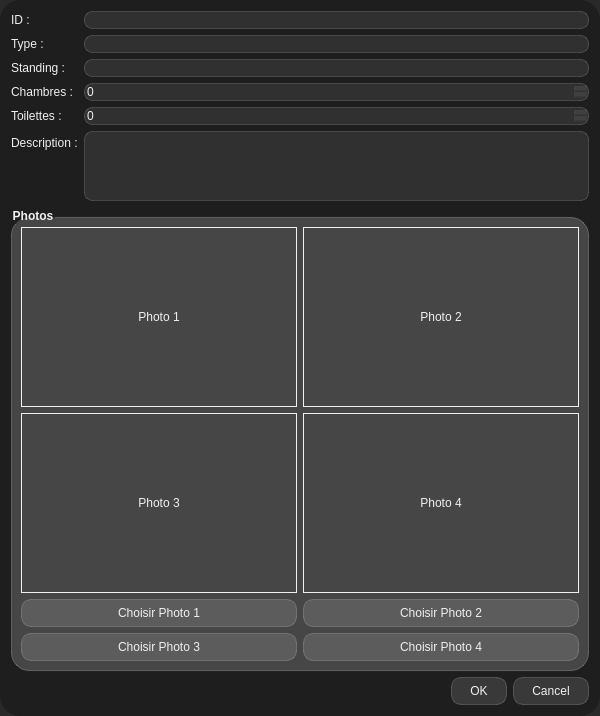
<?xml version="1.0" encoding="UTF-8"?>
<ui version="4.0">
 <class>DialogMaison</class>
 <widget class="QDialog" name="DialogMaison">
  <property name="geometry">
   <rect>
    <x>0</x>
    <y>0</y>
    <width>600</width>
    <height>700</height>
   </rect>
  </property>
  <property name="windowTitle">
   <string>Maison</string>
  </property>
  <property name="styleSheet">
   <string notr="true">
    QDialog {
      background-color: rgba(30, 30, 30, 0.95);
      color: #f0f0f0;
      border-radius: 20px;
      font-family: 'Segoe UI', 'Arial', sans-serif;
      font-size: 14px;
    }
    QLabel, QGroupBox {
      color: #f0f0f0;
    }
    QLineEdit, QSpinBox, QTextEdit {
      background-color: rgba(255,255,255,0.08);
      border-radius: 8px;
      color: #f0f0f0;
      border: 1px solid rgba(255,255,255,0.15);
    }
    QPushButton {
      background-color: rgba(255,255,255,0.12);
      border-radius: 10px;
      color: #f0f0f0;
      border: 1px solid rgba(255,255,255,0.18);
      padding: 6px 18px;
    }
    QPushButton:hover {
      background-color: rgba(255,255,255,0.22);
    }
    QGroupBox {
      background-color: rgba(255,255,255,0.10);
      border-radius: 15px;
      border: 1px solid rgba(255,255,255,0.18);
      margin-top: 10px;
      font-weight: bold;
    }
   </string>
  </property>
  <layout class="QVBoxLayout" name="verticalLayout">
   <item>
    <layout class="QFormLayout" name="formLayout">
     <item row="0" column="0">
      <widget class="QLabel" name="label">
       <property name="text">
        <string>ID :</string>
       </property>
      </widget>
     </item>
     <item row="0" column="1">
      <widget class="QLineEdit" name="lineEditId"/>
     </item>
     <item row="1" column="0">
      <widget class="QLabel" name="label_2">
       <property name="text">
        <string>Type :</string>
       </property>
      </widget>
     </item>
     <item row="1" column="1">
      <widget class="QLineEdit" name="lineEditType"/>
     </item>
     <item row="2" column="0">
      <widget class="QLabel" name="label_3">
       <property name="text">
        <string>Standing :</string>
       </property>
      </widget>
     </item>
     <item row="2" column="1">
      <widget class="QLineEdit" name="lineEditStanding"/>
     </item>
     <item row="3" column="0">
      <widget class="QLabel" name="label_4">
       <property name="text">
        <string>Chambres :</string>
       </property>
      </widget>
     </item>
     <item row="3" column="1">
      <widget class="QSpinBox" name="spinBoxChambres"/>
     </item>
     <item row="4" column="0">
      <widget class="QLabel" name="label_5">
       <property name="text">
        <string>Toilettes :</string>
       </property>
      </widget>
     </item>
     <item row="4" column="1">
      <widget class="QSpinBox" name="spinBoxToilettes"/>
     </item>
     <item row="5" column="0">
      <widget class="QLabel" name="label_6">
       <property name="text">
        <string>Description :</string>
       </property>
      </widget>
     </item>
     <item row="5" column="1">
      <widget class="QTextEdit" name="textEditDescription"/>
     </item>
    </layout>
   </item>
   <item>
    <widget class="QGroupBox" name="groupBox">
     <property name="title">
      <string>Photos</string>
     </property>
     <property name="styleSheet">
      <string notr="true">
        QGroupBox {
          background-color: rgba(255,255,255,0.18);
          border-radius: 18px;
          border: 1px solid rgba(255,255,255,0.22);
        }
      </string>
     </property>
     <layout class="QGridLayout" name="gridLayout">
      <item row="0" column="0">
       <widget class="QLabel" name="labelPhoto1">
        <property name="minimumSize">
         <size>
          <width>180</width>
          <height>180</height>
         </size>
        </property>
        <property name="alignment">
         <set>Qt::AlignCenter</set>
        </property>
        <property name="frameShape">
         <enum>QFrame::Box</enum>
        </property>
        <property name="text">
         <string>Photo 1</string>
        </property>
       </widget>
      </item>
      <item row="0" column="1">
       <widget class="QLabel" name="labelPhoto2">
        <property name="minimumSize">
         <size>
          <width>180</width>
          <height>180</height>
         </size>
        </property>
        <property name="alignment">
         <set>Qt::AlignCenter</set>
        </property>
        <property name="frameShape">
         <enum>QFrame::Box</enum>
        </property>
        <property name="text">
         <string>Photo 2</string>
        </property>
       </widget>
      </item>
      <item row="1" column="0">
       <widget class="QLabel" name="labelPhoto3">
        <property name="minimumSize">
         <size>
          <width>180</width>
          <height>180</height>
         </size>
        </property>
        <property name="alignment">
         <set>Qt::AlignCenter</set>
        </property>
        <property name="frameShape">
         <enum>QFrame::Box</enum>
        </property>
        <property name="text">
         <string>Photo 3</string>
        </property>
       </widget>
      </item>
      <item row="1" column="1">
       <widget class="QLabel" name="labelPhoto4">
        <property name="minimumSize">
         <size>
          <width>180</width>
          <height>180</height>
         </size>
        </property>
        <property name="alignment">
         <set>Qt::AlignCenter</set>
        </property>
        <property name="frameShape">
         <enum>QFrame::Box</enum>
        </property>
        <property name="text">
         <string>Photo 4</string>
        </property>
       </widget>
      </item>
      <item row="2" column="0">
       <widget class="QPushButton" name="btnPhoto1">
        <property name="text">
         <string>Choisir Photo 1</string>
        </property>
       </widget>
      </item>
      <item row="2" column="1">
       <widget class="QPushButton" name="btnPhoto2">
        <property name="text">
         <string>Choisir Photo 2</string>
        </property>
       </widget>
      </item>
      <item row="3" column="0">
       <widget class="QPushButton" name="btnPhoto3">
        <property name="text">
         <string>Choisir Photo 3</string>
        </property>
       </widget>
      </item>
      <item row="3" column="1">
       <widget class="QPushButton" name="btnPhoto4">
        <property name="text">
         <string>Choisir Photo 4</string>
        </property>
       </widget>
      </item>
     </layout>
    </widget>
   </item>
   <item>
    <widget class="QDialogButtonBox" name="buttonBox">
     <property name="orientation">
      <enum>Qt::Horizontal</enum>
     </property>
     <property name="standardButtons">
      <set>QDialogButtonBox::Cancel|QDialogButtonBox::Ok</set>
     </property>
    </widget>
   </item>
  </layout>
 </widget>
 <resources/>
 <connections/>
</ui> 
